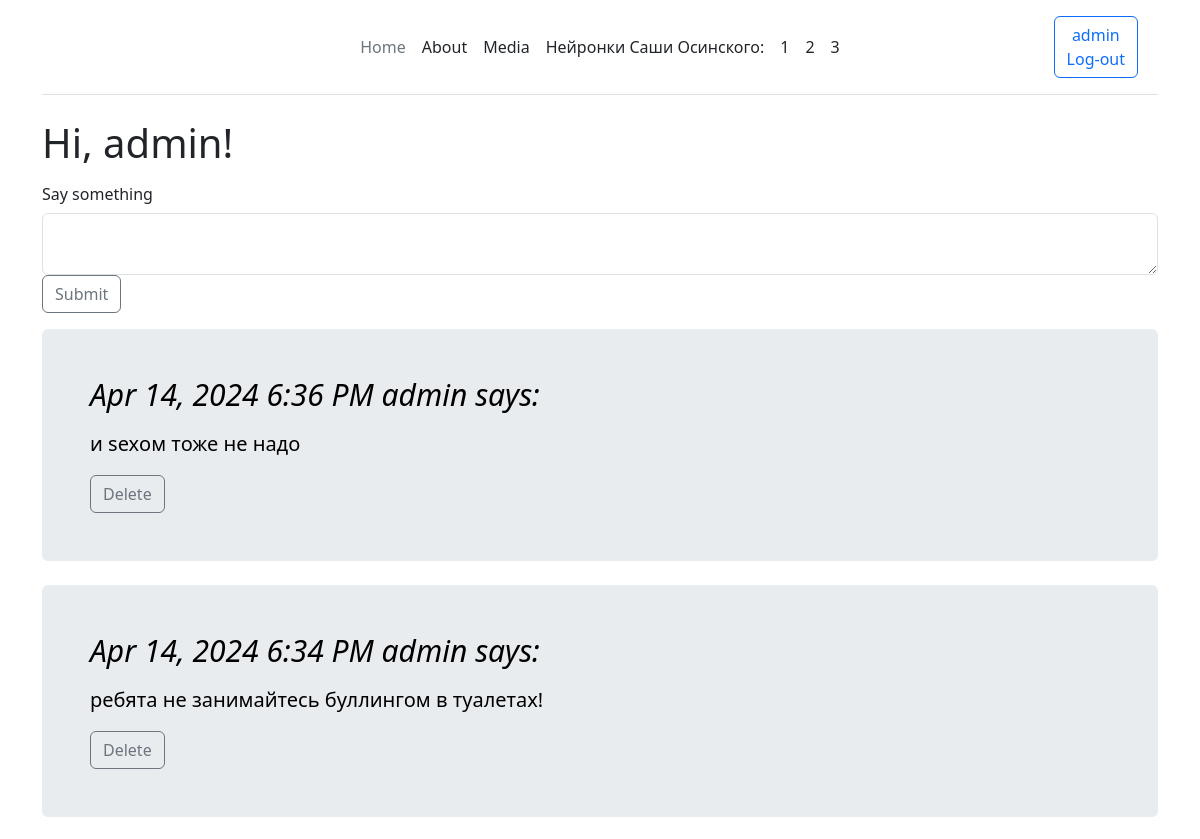
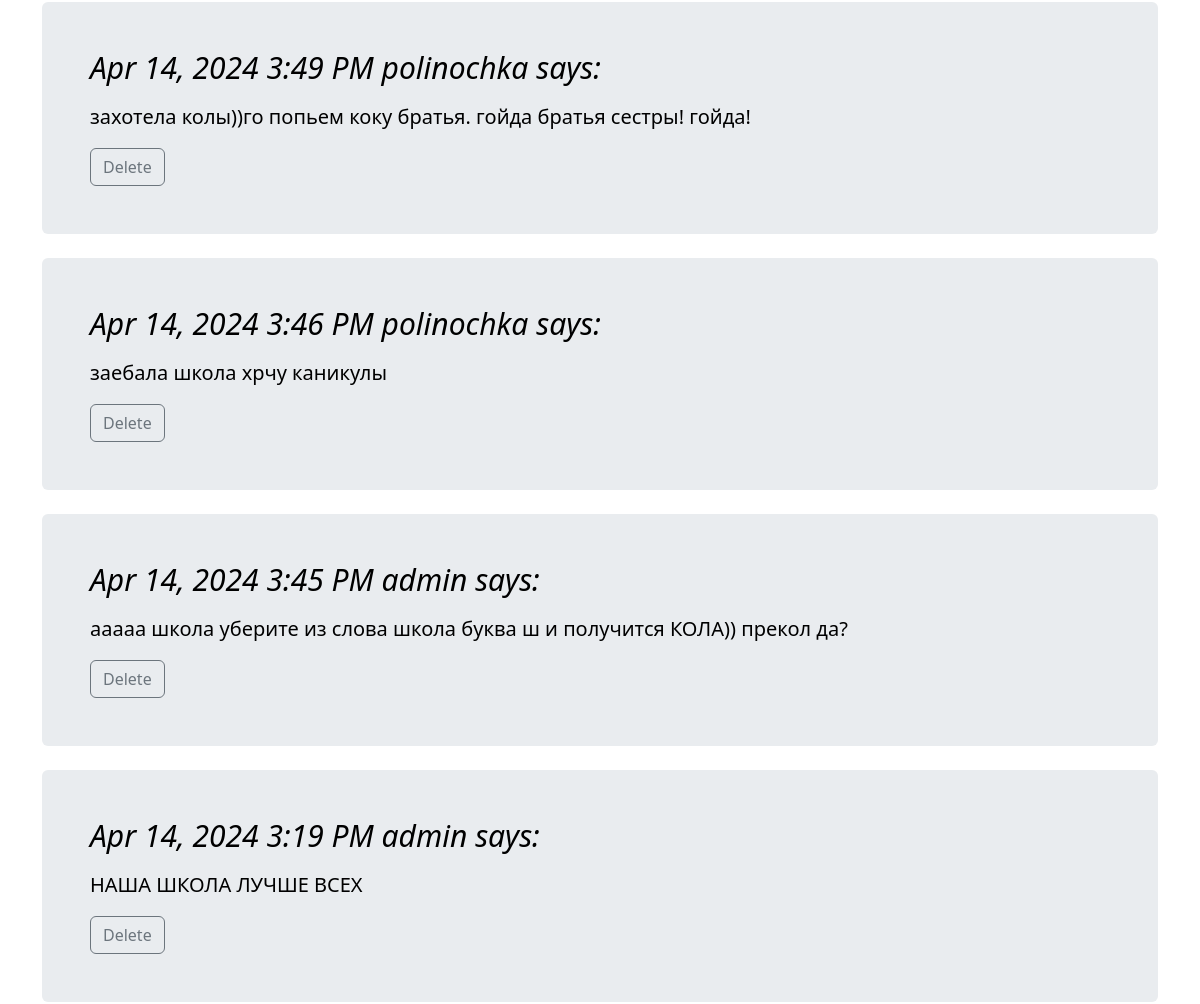
Page /index (signed in, upper part) on the earlier database version (2 pictures, top to bottom).
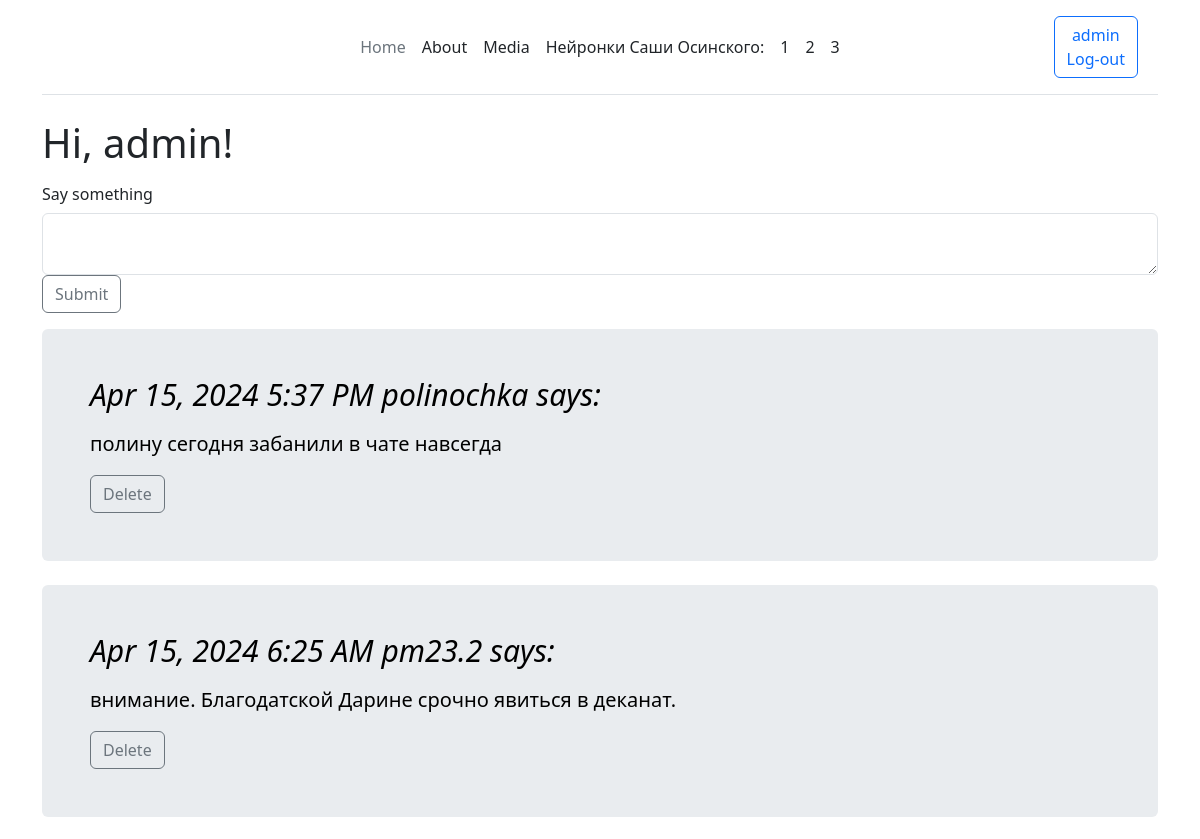
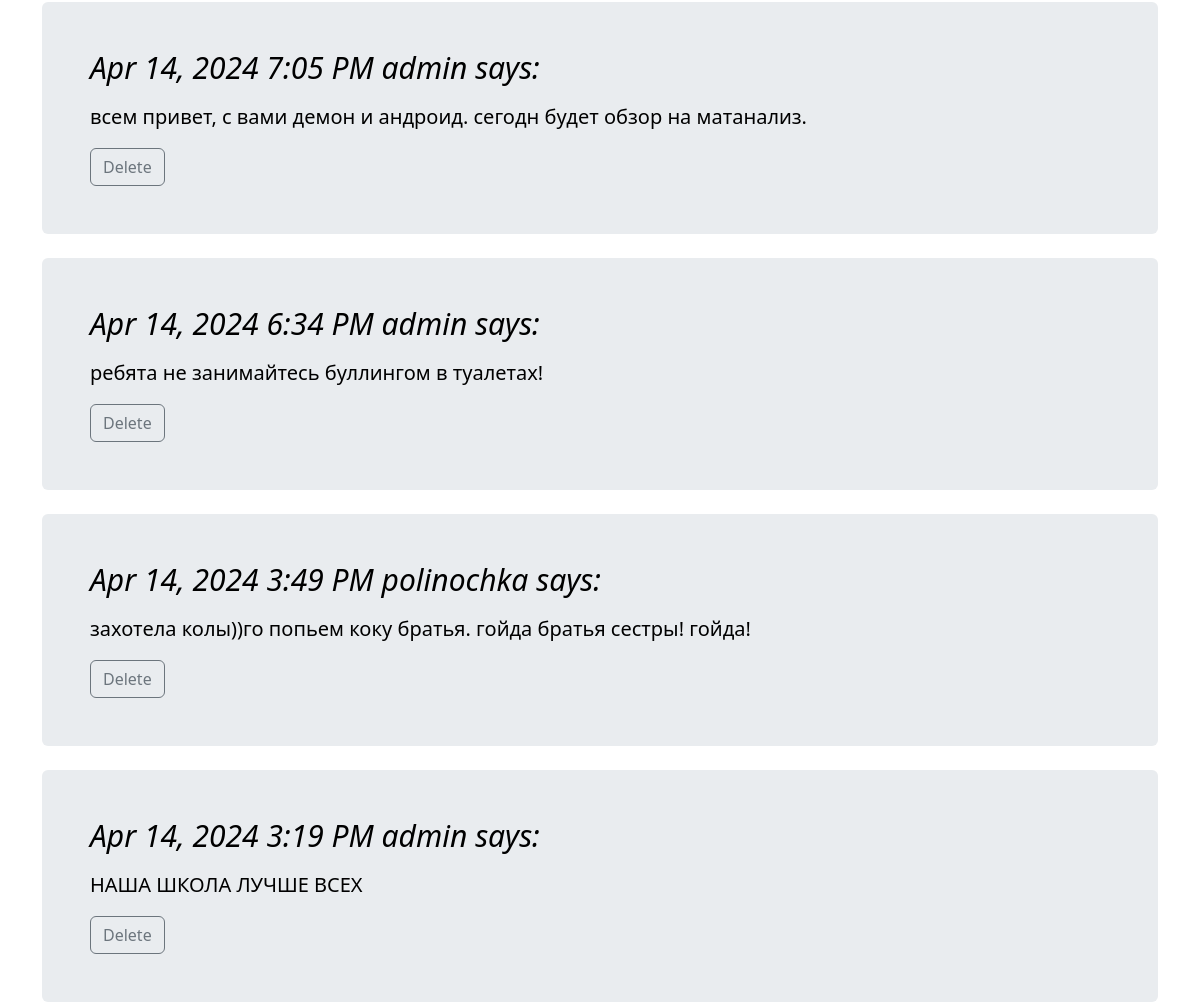
Same page on the later database version (2 pictures, top to bottom).
### app/models.py (models this page shows, shortened)
class User(UserMixin, db.Model):
    id: so.Mapped[int] = so.mapped_column(primary_key=True)
    username: so.Mapped[str] = so.mapped_column(sa.String(64), index=True, unique=True)
    email: so.Mapped[str] = so.mapped_column(sa.String(120), index=True, unique=True)
    password_hash: so.Mapped[Optional[str]] = so.mapped_column(sa.String(256))
    posts: so.WriteOnlyMapped['Post'] = so.relationship(back_populates='author')

class Post(db.Model):
    id: so.Mapped[int] = so.mapped_column(primary_key=True)
    body: so.Mapped[str] = so.mapped_column(sa.String(140))
    timestamp: so.Mapped[datetime] = so.mapped_column(index=True, default=lambda: datetime.now(timezone.utc))
    user_id: so.Mapped[int] = so.mapped_column(sa.ForeignKey(User.id),index=True)
    author: so.Mapped[User] = so.relationship(back_populates='posts')

### app/routes.py (the view)
@app.route('/', methods=["POST", "GET"])
@app.route('/index', methods=["POST", "GET"])
@login_required
def index():
    form = PostForm()
    if form.validate_on_submit():
        post = Post(body=form.post.data, author=current_user)
        db.session.add(post)
        db.session.commit()
        flash('Your post is now live!')
        return redirect(url_for('index'))
    posts = Post.query.order_by(Post.timestamp).all()[::-1]
    return render_template("index.html", title='Home Page', form=form, posts=posts)

### app/forms.py
class PostForm(FlaskForm):
    post = TextAreaField('Say something', validators=[DataRequired(), Length(min=1, max=140)])
    submit = SubmitField('Submit')

### app/models.py (called while the page is built)
@login.user_loader
def load_user(id):
    return db.session.get(User, int(id))

### app/templates/index.html (shortened to what this page needs)
{% extends "base.html" %}
{% block content %}
<main class="container">
    <h1>Hi, {{ current_user.username }}!</h1>
    <form action="" method="post">
        {{ form.post.label(class_="col-sm-2 col-form-label") }}<br>
        {{ form.post(class_="form-control") }}
        <p>{{ form.submit(class_="btn btn-outline-secondary") }}</p>
    </form>
    {% for post in posts %}
    <div class="p-4 p-md-5 mb-4 rounded text-body-emphasis bg-body-secondary">
            <h1 class="display-4 fst-italic" style="font-size: 30px;">{{ moment(post.timestamp).format('lll')}} {{
                post.author.username }} says: </h1>
            <p class="lead my-3" style="font-size: 20px;">{{ post.body }}</p>
            {% if current_user.id == post.author.id or current_user.username == 'admin'%}
            <a href="/delete/{{post.id}}" class="btn btn-outline-secondary">Delete</a>
            {% endif %}
    </div>
    {% endfor %}
</main>
{% endblock %}

### app/templates/base.html (shortened to what this page needs)
<html>
<head>
    {% block styles %}
    {{ bootstrap.load_css() }}
    {% endblock %}
</head>
<div class="container">
    <header class="d-flex flex-wrap align-items-center justify-content-center justify-content-md-between py-3 mb-4 border-bottom"
            style="padding-left: calc(var(--bs-gutter-x)* .5); padding-right: calc(var(--bs-gutter-x)* .5)">
        <div class="col-md-3 mb-2 mb-md-0">
            <a href="/" class="d-inline-flex link-body-emphasis text-decoration-none">
                <svg class="bi" width="40" height="32" role="img" aria-label="Bootstrap">
                    <use xlink:href="#bootstrap"></use>
                </svg>
            </a>
        </div>
        <ul class="nav col-12 col-md-auto mb-2 justify-content-center mb-md-0">
            <li><a href="/index" class="nav-link px-2 link-secondary">Home</a></li>
            <li><a href="#" class="nav-link px-2 link-dark">About</a></li>
            <li><a href="#" class="nav-link px-2 link-dark">Media</a></li>
            <li><a class="nav-link px-2 link-dark">Нейронки Саши Осинского:</a></li>
            <li><a href="#" class="nav-link px-2 link-dark">1</a></li>
            <li><a href="#" class="nav-link px-2 link-dark">2</a></li>
            <li><a href="#" class="nav-link px-2 link-dark">3</a></li>
        </ul>
        <div class="col-md-3 text-end">
            {% if current_user.is_anonymous %}
            <a class="btn btn-outline-primary me-2" href="{{ url_for('login') }}">Login</a>
            {% else %}
            <a class="btn btn-outline-primary me-2" href="{{ url_for('logout') }}"> {{current_user.username}} <br>
                Log-out</a>
            {% endif %}
        </div>
    </header>
</div>
<body class="d-flex flex-column h-100">
{% block content %}{% endblock %}
</body>
</html>

Differences in the rows shown:
removed Post: timestamp "Apr 14, 2024 6:36 PM", author.username "admin", body "и sexом тоже не надо"
removed Post: timestamp "Apr 14, 2024 3:46 PM", author.username "polinochka", body "заебала школа хрчу каникулы"
removed Post: timestamp "Apr 14, 2024 3:45 PM", author.username "admin", body "ааааа школа уберите из слова школа буква ш и получится КОЛА)) прекол да?"
added Post: timestamp "Apr 15, 2024 5:37 PM", author.username "polinochka", body "полину сегодня забанили в чате навсегда"
added Post: timestamp "Apr 15, 2024 6:25 AM", author.username "pm23.2", body "внимание. Благодатской Дарине срочно явиться в деканат."
added Post: timestamp "Apr 14, 2024 7:05 PM", author.username "admin", body "всем привет, с вами демон и андроид. сегодн будет обзор на матанализ."
